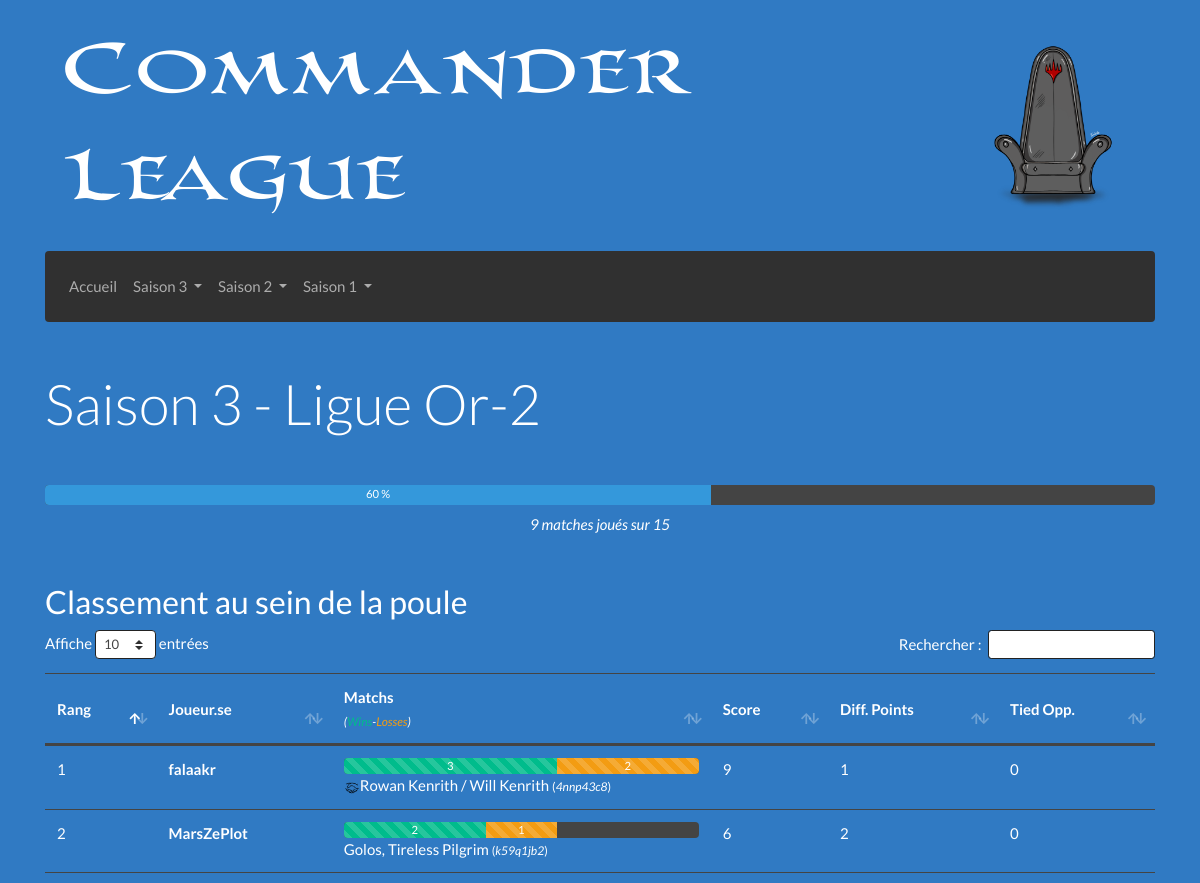
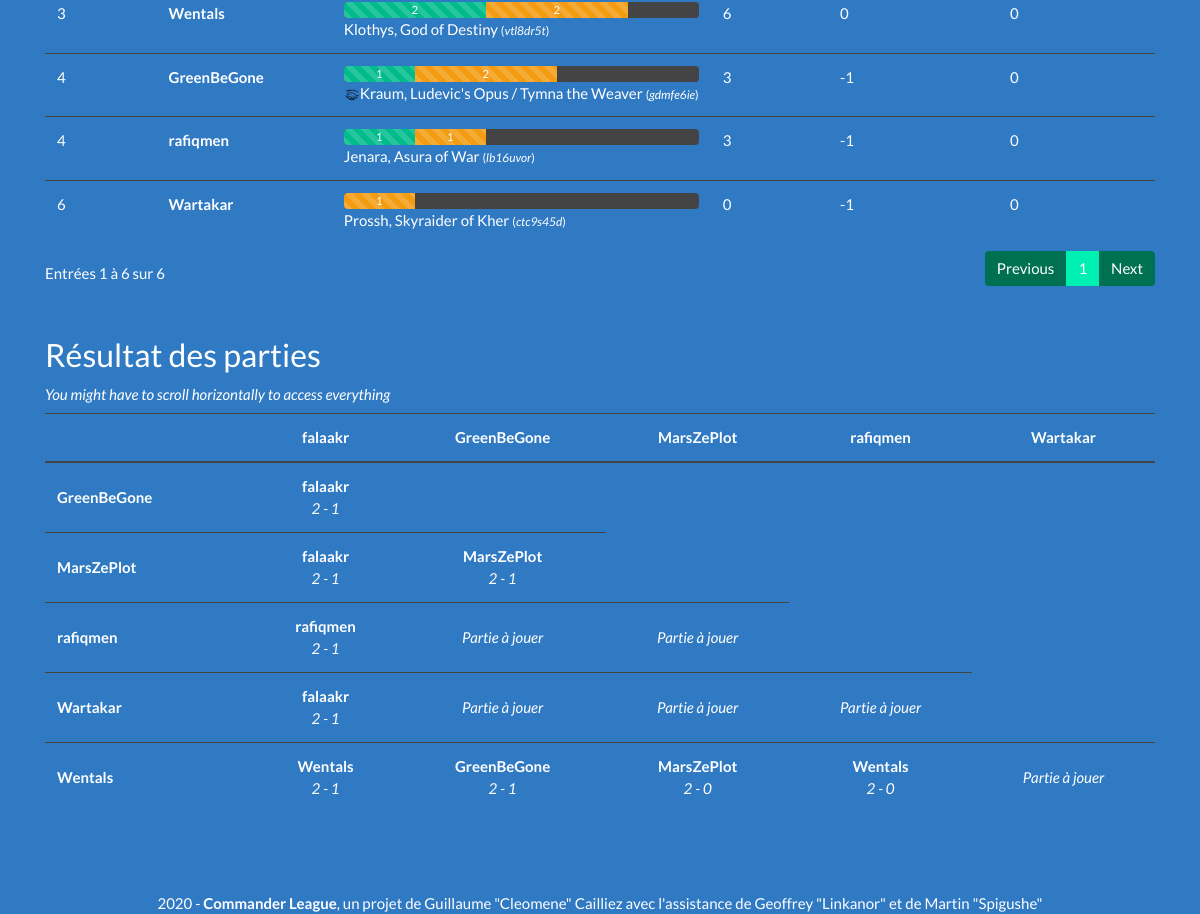
Screenshot of /Saison-3/Or-2 with the database file from the repository (2 pictures, top to bottom).
### tables this page shows
CREATE TABLE "decks" (
	"id_deck"	INTEGER PRIMARY KEY AUTOINCREMENT,
	"id_discord"	TEXT NOT NULL,
	"est_joue"	INTEGER NOT NULL,
	"cle_MV"	INTEGER NOT NULL,
	"hash"	TEXT NOT NULL,
	"liste"	TEXT NOT NULL,
	"general"	TEXT NOT NULL
);

CREATE TABLE "participants" (
	"id_discord"	TEXT,
	"pseudo"	TEXT NOT NULL,
	"nom_role"	TEXT NOT NULL,
	"elo"	INTEGER,
	PRIMARY KEY("id_discord")
);

### Afficher/Elements/Vue/Vue_Poule.php (called while the page is built)
<?php
function Affichage ($helper) {
	$affichage  = progressLigue($helper);
	$affichage .= afficherTableauClassement($helper);
	$affichage .= afficherTableauResultats($helper);
	return $affichage;
}

### Afficher/Controleur.php (called while the page is built, shortened)
<?php
function getContenu ()
{
	if (isset($_GET['saison']) && isset($_GET['ligue']))
	{
		$ligue = stripslashes($_GET['ligue']);
		if (preg_match("/Placement/", $ligue))
		{
			require_once 'Afficher/Pages/Placement/Controleur.php';
		}
		else if (preg_match("/Playoff/", $ligue))
		{
			require_once 'Afficher/Pages/Playoff/Controleur.php';
		}
		else
		{
			require_once 'Afficher/Pages/Ligue/Controleur.php';
		}
	}
	return Affichage($helper);
}
require_once 'Afficher/Vue.php';

### Afficher/Vue.php (called while the page is built)
<?php
$contenu = getContenu();
require_once 'Afficher/Elements/Gabarit.php';

### index.php (called while the page is built, shortened)
<?php
require_once 'Controleur.php';

### Afficher/Elements/Barres/BarreJoueur.php (called while the page is built)
<?php
require_once "Afficher/Elements/Barres/Vue_BarreJoueur.php";
function afficherBarreJoueur ($helper, $pseudo) {
	$nombreJoueurs = $helper['infos']['nbDecks'];
	$nombreMatches = $nombreJoueurs - 1;
	$widthMatch = round(100/$nombreMatches,2);
	$victoires = $helper[$pseudo]['victoires'];
	$defaites  = $helper[$pseudo]['defaites'];
	return barreJoueur($victoires , $defaites , $widthMatch);
}
?>

### Afficher/Pages/Ligue/Modele.php (called while the page is built, shortened)
<?php
function afficheGeneral ($texte) {
	$contraintes = "";
	if (preg_match('/\//i',$texte)) $contraintes .= "P";
	if ($contraintes == "") return $texte;
	if (preg_match('/p/i',$contraintes)) {
		$liste_partners = (preg_match('/c/i',$contraintes)) ? preg_split('/\(/',$texte)[0] : $texte;
		$partenaires = array(
			preg_split('/\/\//i',$liste_partners)[0],
			preg_split('/\/\//i',$liste_partners)[1]
		);
		$retour = imagePartenaires() . $partenaires[0] . " / " . $partenaires[1];
	}
	return $retour;
}

### Modele.php (called while the page is built, shortened)
<?php
function getBdd() {
	$bdd = new PDO("sqlite:BD/database.sqlite");
	    $bdd->setAttribute(PDO::ATTR_DEFAULT_FETCH_MODE, PDO::FETCH_ASSOC);
	    $bdd->setAttribute(PDO::ATTR_ERRMODE, PDO::ERRMODE_EXCEPTION);
	$bdd->query($_SESSION['dicoTables']['tableParticipants']);
	$bdd->query($_SESSION['dicoTables']['tableRoles']);
	$bdd->query($_SESSION['dicoTables']['tableDecks']);
	$bdd->query($_SESSION['dicoTables']['tableResultats']);
	$bdd->query($_SESSION['dicoTables']['tableLigues']);
	return $bdd;
}
function executerRequete($sql, $params = null) {
	if ($params == null) {
		$resultat = getBdd()->query($sql);
	} else {
		$resultat = getBdd()->prepare($sql);
		$resultat->execute($params);
	}
	return $resultat;
}

### Afficher/Elements/Helpers/Details.php (called while the page is built, shortened)
<?php
$helper = array();
$sql = "SELECT liste_decks FROM ligues
		WHERE num_saison = :s AND nom_ligue = :l;";
$helper['infos']['saison'] = $_GET['saison'];
$helper['infos']['ligue']  = ($_GET['saison'] < 3) ? preg_split("/-/",$_GET['ligue'])[0] : $_GET['ligue'];
$donnees = array(
	':l' => $_GET['ligue'],
	':s' => $helper['infos']['saison'],
);
$requete = executerRequete($sql,$donnees);
$resultat = $requete->fetch()['liste_decks'];
$_liste = preg_split('/, /i',$resultat);
$helper['infos']['decks'] = $_liste;
$_nbDecks = count($helper['infos']['decks']);
$helper['infos']['nbDecks'] = $_nbDecks;
$helper['infos']['max'] = $_nbDecks * ($_nbDecks - 1) / 2;
$helper['infos']['joues'] = 0;
$sql = "SELECT * FROM participants p
		JOIN decks d ON p.id_discord = d.id_discord
		WHERE d.id_deck = :id;";
for ($i = 0; $i < count($helper['infos']['decks']); $i++) {
	$requete = executerRequete($sql,array(':id'=>$helper['infos']['decks'][$i]));
	$resultat = $requete->fetch();
	$helper['infos']['pseudo'][] = $resultat['pseudo'];
	$helper['infos']['id_discord'][] = $resultat['id_discord'];
	$helper[$resultat['id_deck']] = array(
		'pseudo'		=> $resultat['pseudo'],
		'id_discord'	=> $resultat['id_discord'],
		'id_deck'		=> $resultat['id_deck'],
		'liste'			=> $resultat['liste'],
		'general'		=> $resultat['general'],
		'hash'			=> $resultat['hash'],
		'parties'		=> array(),
		'victoires'		=> 0,
		'defaites'		=> 0,
		'tiebreakers'	=> array(
			'matchPoints'			=> 0,
			'diffPoints'			=> 0,
			'tiedParticipants'		=> 0,
		),
	);
}

### Afficher/Pages/Ligue/Helper.php (called while the page is built)
<?php
require_once "Afficher/Elements/Helpers/Details.php";

### Afficher/Pages/Ligue/Controleur.php (called while the page is built, shortened)
<?php
require_once 'Afficher/Elements/Modele.php';
require_once 'Afficher/Pages/Ligue/Modele.php';
require_once 'Afficher/Pages/Ligue/Helper.php';

### Afficher/Elements/Tableaux/Vue_TableauClassement.php (the view)
<?php
function tableauClassement ($helper) {
	ob_start(); ?>
	<div class="table-responsive text-nowrap">
	<table id="tableClassement" class="table table-hover" aria-describedby="tableClassement">
		<thead>
			<tr>
				<th scope="col" class="sorting align-middle" aria-controls="tableClassement">Rang</th>
				<th scope="col" class="align-middle">Joueur.se</th>
				<th scope="col" class="align-middle col-2">
					Matchs<br>
					<i><small>(<span class="text-success">Wins</span>-<span class="text-warning">Losses</span>)</small></i>
				</th>
				<th scope="col" class="align-middle">
					Score
				</th>
				<th scope="col" class="align-middle">
					<span href="#" data-toggle="tooltip" title="Game won minus game lost">
						Diff. Points
					</span>
				</th>
				<th scope="col" class="align-middle">
					<span href="#" data-toggle="tooltip" title="Game won against tied opponents">
						Tied Opp.
					</span>
				</th>
			</tr>
		</thead>
		<tbody>
			<?php
			for ($i = 0; $i < count($helper['infos']['pseudo']); $i++) {
				$cle = $helper['infos']['pseudo'][$i];
			?>
			<tr>
				<td scope="row">
					<?= $helper['infos']['classement'][$cle] ?>
				</td>
				<td>
					<strong><?= $cle ?></strong>
				</td>
				<td>
					<?= afficherBarreJoueur($helper,$cle) ?>
					<?= afficheGeneral($helper[$cle]['general']) ?>
						<small>(<i><?= $helper[$cle]['hash'] ?></i>)</small>
				</td>
				<td>
					<?= $helper[$cle]['tiebreakers']['matchPoints'] ?>
				</td>
				<td>
					<?= $helper[$cle]['tiebreakers']['diffPoints'] ?>
				</td>
				<td>
					<?= $helper[$cle]['tiebreakers']['tiedParticipants'] ?>
				</td>
			</tr>
			<?php
			}
			?>
		</tbody>
	</table>
	</div>
	<?php return ob_get_clean();
}

### Afficher/Elements/Barres/Vue_BarreJoueur.php
<?php
function barreJoueur($victoires , $defaites , $widthMatch) {
	ob_start(); ?>
	<div class="progress">
		<div class="progress-bar progress-bar-striped bg-success" role="progressbar"
			style="width:<?= round($victoires*$widthMatch,2) ?>%"><?= $victoires ?></div>
		<div class="progress-bar progress-bar-striped bg-warning" role="progressbar"
			style="width:<?= round($defaites*$widthMatch,2) ?>%"><?= $defaites ?></div>
	</div>
	<?php return ob_get_clean();
}

### Afficher/Elements/Tableaux/TableauResultats.php
<?php
require_once 'Afficher/Elements/Tableaux/Vue_TableauResultats.php';
function AfficherTableauResultats ($helper) {
	$retour  = "<h3 class='mt-3'>Résultat des parties</h3>";
	$retour .= "<p class='mb-2'><i>You might have to scroll horizontally to access everything</i></p>";
	$retour .=  tableauResultats($helper);
	$retour .= "<div class='my-5'></div>";
	return $retour;
}
function afficheResultat ($helper, $pseudo1, $pseudo2) {
	if (isset($helper[$pseudo1]['parties'][$pseudo2])) {
		$vainqueur = $helper[$pseudo1]['parties'][$pseudo2]['w_pseudo'];
		if ($vainqueur != $pseudo1) {
			$pseudo2 = $pseudo1;
			$pseudo1 = $vainqueur;
		}
		$resultat = $helper[$pseudo1]['parties'][$pseudo2]['string'];
		return "<strong>$vainqueur</strong><br><i>$resultat</i>";
	}
	return "<i>Partie à jouer</i>";
}

### Afficher/Elements/Tableaux/Vue_TableauResultats.php
<?php
function tableauResultats ($helper) {
	ob_start(); ?>
	<div class="table-responsive mb-5">
	<table id="tableMatches" class="table table-hover" aria-describedby="tableMatches">
		<thead>
			<tr>
				<th scope="col" class="sorting" aria-controls="tableMatches"></th>
			<?php
			for ($i = 0; $i < (count($helper['infos']['pseudo'])-1); $i++) {
				$cle = $helper['infos']['pseudo'][$i];
				?>
				<th scope="col" class="text-center"><?= $cle ?></th>
				<?php
				}
			?>
			</tr>
		</thead>
		<tbody>
		<?php
		for ($i = 1; $i < count($helper['infos']['pseudo']); $i++) {
			$cle = $helper['infos']['pseudo'][$i];
			?>
			<tr>
				<td scope="row" class="align-middle">
					<strong><?= $cle ?></strong>
				</td>
				<?php for ($j = 0; $j < $i; $j++) : ?>
					<td class='align-middle text-center'>
						<?= afficheResultat($helper,$cle,$helper['infos']['pseudo'][$j]) ?>
					</td>
				<?php endfor; ?>
			</tr>
			<?php
		}
		?>
		</tbody>
	</table>
	</div>
	<?php return ob_get_clean();
}

### Afficher/CSS/overriding.css (style rules this page uses)
body { background-image: url('/Afficher/CSS/Images/Background.png'); background-color: #307AC3; background-size: 100%; }

### rows the page displays
decks: est_joue "1", general "Kraum, Ludevic's Opus / Tymna the Weaver", hash "gdmfe6ie"
decks: est_joue "1", general "Golos, Tireless Pilgrim", hash "k59q1jb2", id_discord.pseudo "MarsZePlot"
decks: classement "4", cle "rafiqmen", est_joue "1", general "Jenara, Asura of War", hash "lb16uvor", matchPoints "3", diffPoints "-1", tiedParticipants "0", id_discord.pseudo "rafiqmen"
decks: est_joue "1", general "Prossh, Skyraider of Kher", hash "ctc9s45d"
decks: id_discord.pseudo "falaakr", id_discord.pseudo "2 - 1"
decks: id_discord.pseudo "Wentals", id_discord.pseudo "2 - 0"

### other values shown
$_GET['saison'] "3"
$_GET['ligue'] "Or-2"
$status "60"
$played "9"
$max "15"
$helper['infos']['classement'][$cle] "1"
$cle "falaakr"
$victoires "3"
$defaites "2"
afficheGeneral($helper[$cle]['general']) "Rowan Kenrith / Will Kenrith"
$helper[$cle]['hash'] "4nnp43c8"
$helper[$cle]['tiebreakers']['matchPoints'] "9"
$helper[$cle]['tiebreakers']['diffPoints'] "1"
$helper[$cle]['tiebreakers']['tiedParticipants'] "0"
$helper['infos']['classement'][$cle] "4"
